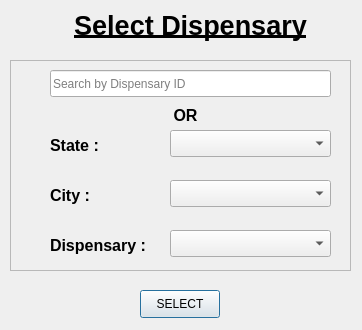
<?xml version="1.0" encoding="UTF-8"?>
<ui version="4.0">
 <class>removeDispensary</class>
 <widget class="QDialog" name="removeDispensary">
  <property name="geometry">
   <rect>
    <x>0</x>
    <y>0</y>
    <width>362</width>
    <height>330</height>
   </rect>
  </property>
  <property name="windowTitle">
   <string> </string>
  </property>
  <widget class="QLabel" name="title">
   <property name="geometry">
    <rect>
     <x>30</x>
     <y>0</y>
     <width>321</width>
     <height>51</height>
    </rect>
   </property>
   <property name="text">
    <string>&lt;html&gt;&lt;head/&gt;&lt;body&gt;&lt;p align=&quot;center&quot;&gt;&lt;span style=&quot; font-size:20pt; font-weight:600; text-decoration: underline;&quot;&gt;Select Dispensary&lt;/span&gt;&lt;/p&gt;&lt;/body&gt;&lt;/html&gt;</string>
   </property>
  </widget>
  <widget class="QFrame" name="frame">
   <property name="geometry">
    <rect>
     <x>10</x>
     <y>60</y>
     <width>341</width>
     <height>211</height>
    </rect>
   </property>
   <property name="frameShape">
    <enum>QFrame::StyledPanel</enum>
   </property>
   <property name="frameShadow">
    <enum>QFrame::Raised</enum>
   </property>
   <widget class="QComboBox" name="cityComboBox">
    <property name="geometry">
     <rect>
      <x>160</x>
      <y>120</y>
      <width>161</width>
      <height>27</height>
     </rect>
    </property>
   </widget>
   <widget class="QComboBox" name="dispensaryComboBox">
    <property name="geometry">
     <rect>
      <x>160</x>
      <y>170</y>
      <width>161</width>
      <height>27</height>
     </rect>
    </property>
   </widget>
   <widget class="QComboBox" name="stateComboBox">
    <property name="geometry">
     <rect>
      <x>160</x>
      <y>70</y>
      <width>161</width>
      <height>27</height>
     </rect>
    </property>
   </widget>
   <widget class="QLabel" name="cityLabel">
    <property name="geometry">
     <rect>
      <x>40</x>
      <y>120</y>
      <width>111</width>
      <height>31</height>
     </rect>
    </property>
    <property name="text">
     <string>&lt;html&gt;&lt;head/&gt;&lt;body&gt;&lt;p&gt;&lt;span style=&quot; font-size:12pt; font-weight:600;&quot;&gt;City : &lt;/span&gt;&lt;/p&gt;&lt;/body&gt;&lt;/html&gt;</string>
    </property>
   </widget>
   <widget class="QLabel" name="dispensaryLabel">
    <property name="geometry">
     <rect>
      <x>40</x>
      <y>170</y>
      <width>111</width>
      <height>31</height>
     </rect>
    </property>
    <property name="text">
     <string>&lt;html&gt;&lt;head/&gt;&lt;body&gt;&lt;p&gt;&lt;span style=&quot; font-size:12pt; font-weight:600;&quot;&gt;Dispensary :&lt;/span&gt;&lt;/p&gt;&lt;/body&gt;&lt;/html&gt;</string>
    </property>
   </widget>
   <widget class="QLabel" name="stateLabel">
    <property name="geometry">
     <rect>
      <x>40</x>
      <y>70</y>
      <width>111</width>
      <height>31</height>
     </rect>
    </property>
    <property name="text">
     <string>&lt;html&gt;&lt;head/&gt;&lt;body&gt;&lt;p&gt;&lt;span style=&quot; font-size:12pt; font-weight:600;&quot;&gt;State : &lt;/span&gt;&lt;/p&gt;&lt;/body&gt;&lt;/html&gt;</string>
    </property>
   </widget>
   <widget class="QLineEdit" name="searchByID">
    <property name="geometry">
     <rect>
      <x>40</x>
      <y>10</y>
      <width>281</width>
      <height>27</height>
     </rect>
    </property>
    <property name="placeholderText">
     <string>Search by Dispensary ID</string>
    </property>
   </widget>
   <widget class="QLabel" name="ORLabel">
    <property name="geometry">
     <rect>
      <x>120</x>
      <y>40</y>
      <width>111</width>
      <height>31</height>
     </rect>
    </property>
    <property name="text">
     <string>&lt;html&gt;&lt;head/&gt;&lt;body&gt;&lt;p&gt;&lt;span style=&quot; font-size:12pt; font-weight:600;&quot;&gt;OR&lt;/span&gt;&lt;/p&gt;&lt;/body&gt;&lt;/html&gt;</string>
    </property>
    <property name="alignment">
     <set>Qt::AlignCenter</set>
    </property>
   </widget>
  </widget>
  <widget class="QPushButton" name="removeButton">
   <property name="geometry">
    <rect>
     <x>140</x>
     <y>290</y>
     <width>80</width>
     <height>28</height>
    </rect>
   </property>
   <property name="text">
    <string>SELECT</string>
   </property>
  </widget>
 </widget>
 <resources/>
 <connections/>
</ui>
